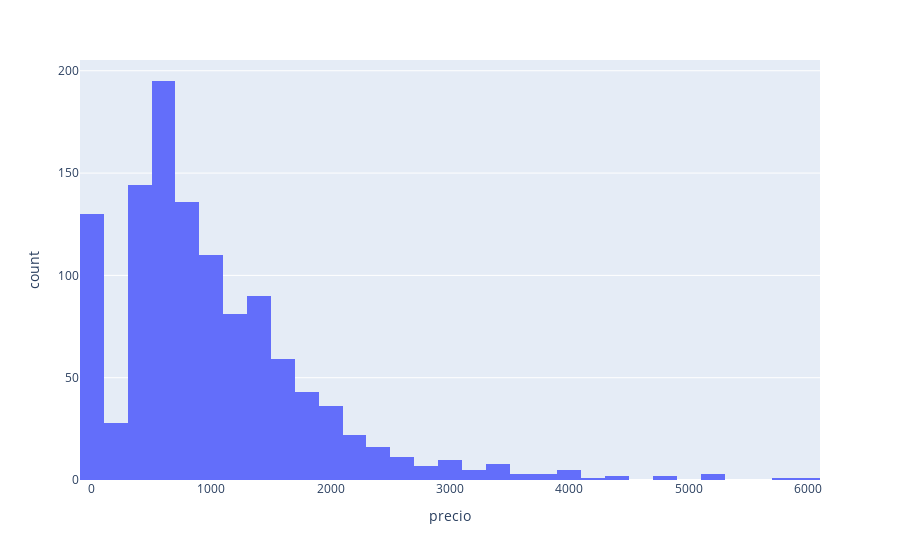

Notebook code for this chart:
### Code cell
px.histogram(data_frame = df_merged, 
             x          = "precio",
             nbins      = 40)

### Figure 1 — Plotly figure (JSON) as saved in the notebook; plotly's stock layout.template omitted (floating-point values rounded to 4 significant figures; data arrays with more than 128 entries replaced by an {"elided": "..."} marker saying what was removed)
{"data": [{"alignmentgroup": "True", "bingroup": "x", "hovertemplate": "precio=%{x}<br>count=%{y}<extra></extra>", "legendgroup": "", "marker": {"color": "#636efa", "pattern": {"shape": ""}}, "name": "", "nbinsx": 40, "offsetgroup": "", "orientation": "v", "showlegend": false, "type": "histogram", "x": {"elided": "1152 float values"}, "xaxis": "x", "yaxis": "y"}], "layout": {"barmode": "relative", "legend": {"tracegroupgap": 0}, "margin": {"t": 60}, "xaxis": {"anchor": "y", "domain": [0, 1], "title": {"text": "precio"}}, "yaxis": {"anchor": "x", "domain": [0, 1], "title": {"text": "count"}}}}
